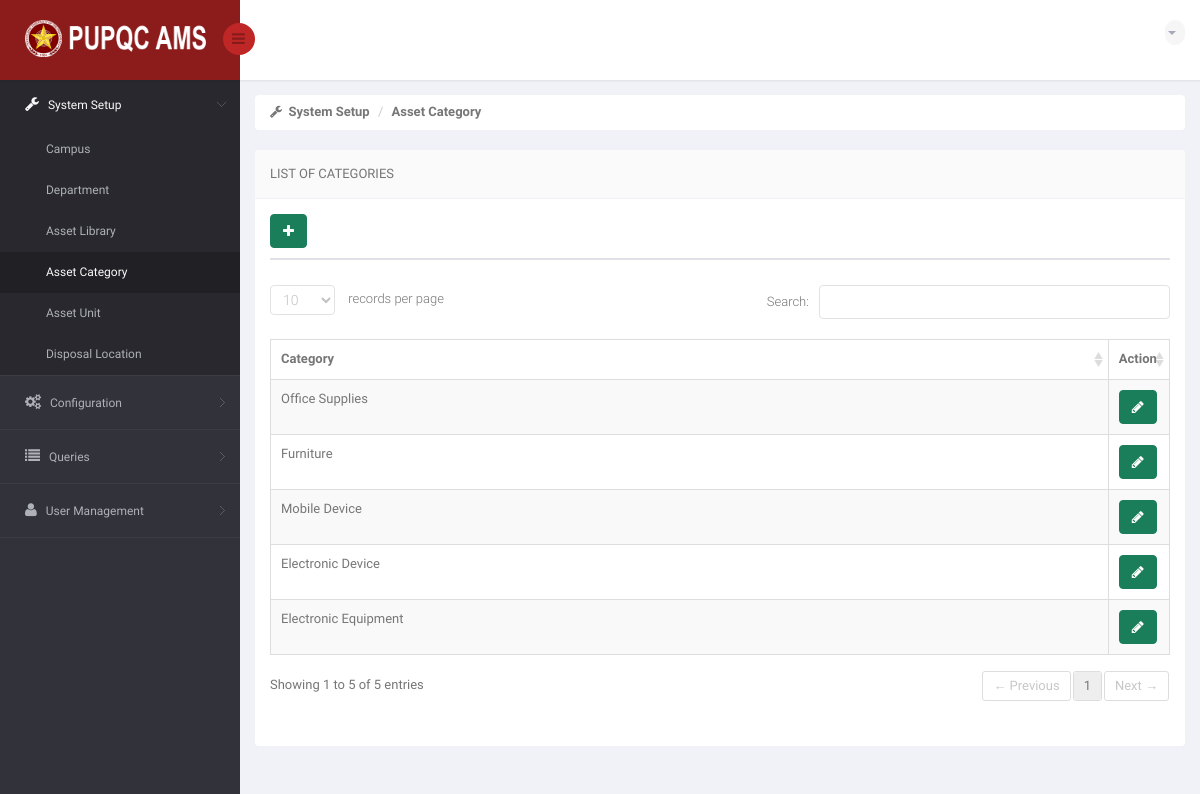
Before: /DIR/Administrator/ADAssetCategory.php (signed in) with the older database file.
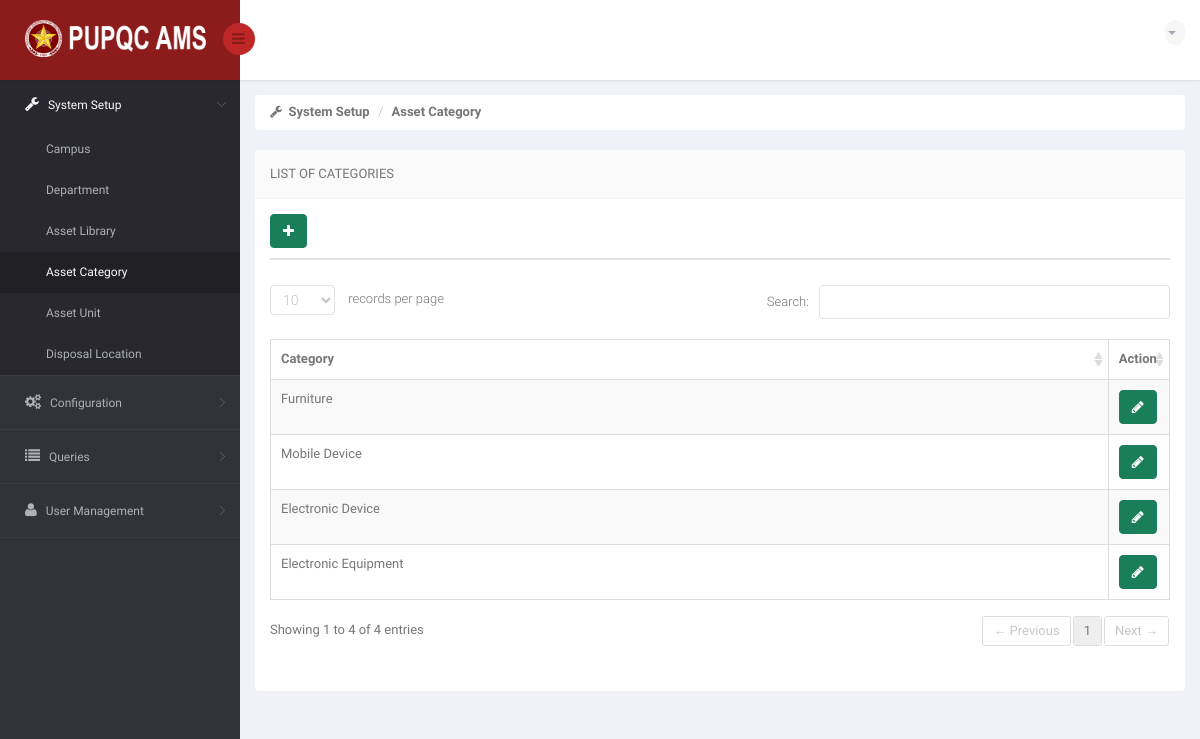
After: the same page with the newer database file.
### tables this page shows
CREATE TABLE `ams_r_asset_category` (
  `AC_ID` int(11) NOT NULL,
  `AC_NAME` varchar(30) NOT NULL
);

### DIR/Administrator/ADAssetCategory.php (the view, shortened to what the changed rows need)
<!DOCTYPE html>
<html lang="en">
<head>
    <link href="../../bs3/css/bootstrap.min.css" rel="stylesheet">
    <link href="../../css/bootstrap-reset.css" rel="stylesheet">
    <link href="../../font-awesome/css/font-awesome.css" rel="stylesheet" />
    <link href="../../js/advanced-datatable/css/demo_page.css" rel="stylesheet" />
    <link href="../../js/advanced-datatable/css/demo_table.css" rel="stylesheet" />
    <link rel="stylesheet" href="../../js/data-tables/DT_bootstrap.css" />
    <link href="../../css/style.css" rel="stylesheet">
    <link href="../../css/style-responsive.css" rel="stylesheet" />
    <link href="../../js/iCheck/skins/minimal/minimal.css" rel="stylesheet">
    <link href="../../js/iCheck/skins/minimal/red.css" rel="stylesheet">
    <link href="../../js/iCheck/skins/minimal/green.css" rel="stylesheet">
    <link href="../../js/iCheck/skins/minimal/blue.css" rel="stylesheet">
    <link href="../../js/iCheck/skins/minimal/yellow.css" rel="stylesheet">
    <link href="../../js/iCheck/skins/minimal/purple.css" rel="stylesheet">
    <link href="../../js/iCheck/skins/square/square.css" rel="stylesheet">
    <link href="../../js/iCheck/skins/square/red.css" rel="stylesheet">
    <link href="../../js/iCheck/skins/square/green.css" rel="stylesheet">
    <link href="../../js/iCheck/skins/square/blue.css" rel="stylesheet">
    <link href="../../js/iCheck/skins/square/yellow.css" rel="stylesheet">
    <link href="../../js/iCheck/skins/square/purple.css" rel="stylesheet">
    <link href="../../js/iCheck/skins/flat/grey.css" rel="stylesheet">
    <link href="../../js/iCheck/skins/flat/red.css" rel="stylesheet">
    <link href="../../js/iCheck/skins/flat/green.css" rel="stylesheet">
    <link href="../../js/iCheck/skins/flat/blue.css" rel="stylesheet">
    <link href="../../js/iCheck/skins/flat/yellow.css" rel="stylesheet">
    <link href="../../js/iCheck/skins/flat/purple.css" rel="stylesheet">
    <link rel="stylesheet" type="text/css" href="../../js/select2/select2.css" />
    <link rel="stylesheet" type="text/css" href="../../js/bootstrap-daterangepicker/daterangepicker-bs3.css" />
    <link rel="stylesheet" type="text/css" href="../../js/bootstrap-datetimepicker/css/datetimepicker.css" />
    <link rel="stylesheet" type="text/css" href="../../js/bootstrap-datepicker/css/datepicker.css" />
    <link href="../../js/plugins/sweetalert/sweetalert.css" type="text/css" rel="stylesheet" media="screen,projection">
</head>
<body>
<section id="container" >
                <?php
                    include('../Connection/db.php');
                  ?>
    <section id="main-content">
        <section class="wrapper">
            <div class="row">
                <div class="col-sm-12">
                    <section class="panel">
                        <div class="panel-body">
                            <div class="row">
                                <div class="col-md-12">
                                </div>
                            </div>
                            <div class="row">
                                <div class="col-md-12">
                                </div>
                            </div>
                            <div class="adv-table">
                                <table  class="display table table-bordered table-striped tblCampusData" id="dynamic-table">
                                    <thead>
                                        <tr>
                                            <th style="width: 900px">Category</th>
                                            <th style="width: 70px">Action</th>
                                        </tr>
                                    </thead>
                                    <tbody>
                                    <?php
                                        $sql = "SELECT * FROM ams_r_asset_category";
                                        $result = mysqli_query($connection, $sql) or die("Bad Query: $sql");
                                        while($row = mysqli_fetch_assoc($result))
                                            {
                                              $id = $row['AC_ID'];
                                              $cat = $row['AC_NAME'];
                                    ?>
                                        <tr class="gradeX"">
                                            <td> <?php echo $cat; ?> </td>
                                            <td>
                                                <a data-toggle="modal" class="btn btn-success updateCampus" href="#myModalUpdate<?php echo $id ?>"><i class="fa fa-pencil"></i></a>
                                            </td>
                                        </tr>
                                    <?php
                                        }
                                    ?>
                                    </tbody>
                                </table>
                            </div>
                        </div>
                    </section>
                </div>
            </div>
        </section>
    </section>
</section>
</body>
</html>

Changed rows visible on the page:
removed ams_r_asset_category: AC_NAME "Office Supplies"
Other visible differences:
text written by a page script: "records per page Search: Showing 1 to 5 of 5 entries ← Previous 1 Next →" → "records per page Search: Showing 1 to 4 of 4 entries ← Previous 1 Next →"
